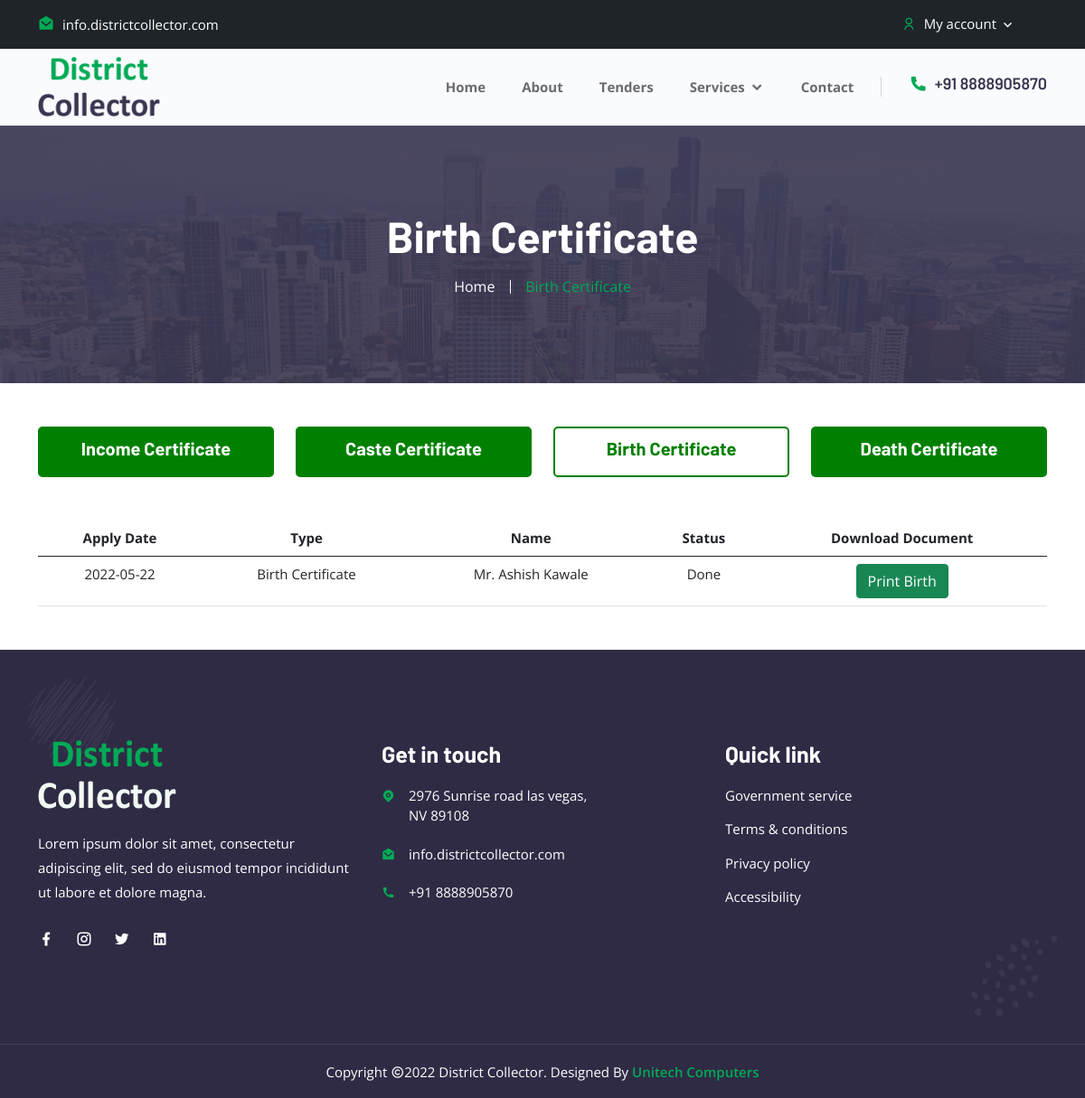
Screenshot of /birthdetails.php (signed in) with the database file from the repository.
### tables this page shows
CREATE TABLE `tbl_birth` (
  `id` int(255) NOT NULL,
  `user_id` varchar(500) NOT NULL,
  `type` varchar(500) NOT NULL,
  `salutation` varchar(500) NOT NULL,
  `name` varchar(500) NOT NULL,
  `fsalutation` varchar(500) NOT NULL,
  `fname` varchar(500) NOT NULL,
  `dob` date NOT NULL,
  `birthtime` varchar(500) NOT NULL,
  `birthplace` varchar(500) NOT NULL,
  `gender` varchar(500) NOT NULL,
  `address` varchar(500) NOT NULL,
  `street` varchar(500) NOT NULL,
  `section` varchar(500) NOT NULL,
  `building` varchar(500) NOT NULL,
  `landmark` varchar(500) NOT NULL,
  `district` varchar(500) NOT NULL,
  `taluka` varchar(500) NOT NULL,
  `village` varchar(500) NOT NULL,
  `pincode` varchar(500) NOT NULL,
  `phoneno` varchar(500) NOT NULL,
  `panno` varchar(500) NOT NULL,
  `aadhaar` varchar(500) NOT NULL,
  `paadhaarpic` varchar(500) NOT NULL,
  `pbirth` varchar(500) NOT NULL,
  `birthletter` varchar(500) NOT NULL,
  `marriage` varchar(500) NOT NULL,
  `agreement` varchar(500) NOT NULL,
  `status` varchar(500) NOT NULL,
  `added_on` date NOT NULL
);

### birthdetails.php (the view, shortened to what this page needs)
<?php
require('connection.php');
?>
<!doctype html>
<html lang="zxx">
<head>
		<link rel="stylesheet" href="assets/css/bootstrap.min.css">
		<link rel="stylesheet" href="assets/css/owl.theme.default.min.css">
		<link rel="stylesheet" href="assets/css/owl.carousel.min.css">
		<link rel="stylesheet" href="assets/css/remixicon.css">
		<link rel="stylesheet" href="assets/css/flaticon.css">
		<link rel="stylesheet" href="assets/css/meanmenu.min.css">
		<link rel="stylesheet" href="assets/css/animate.min.css">
		<link rel="stylesheet" href="assets/css/magnific-popup.min.css">
		<link rel="stylesheet" href="assets/css/odometer.min.css">
		<link rel="stylesheet" href="assets/css/date-picker.min.css">
		<link rel="stylesheet" href="assets/css/style.css">
		<link rel="stylesheet" href="assets/css/responsive.css">
		<link rel="stylesheet" type="text/css" href="https://cdnjs.cloudflare.com/ajax/libs/font-awesome/5.15.3/css/all.min.css">
    <link rel="stylesheet" type="text/css" href="https://cdnjs.cloudflare.com/ajax/libs/font-awesome/5.15.3/css/brands.min.css">
    <link rel="stylesheet" type="text/css" href="https://cdnjs.cloudflare.com/ajax/libs/font-awesome/5.15.3/css/fontawesome.min.css">
    </head>
    <body>
		<header class="header-area">
			<div class="top-header">
				<div class="container">
					<div class="row align-items-center">
						<div class="col-lg-6 col-md-6">
							<ul class="header-left-content">
								<li>
									<a href="https://templates.envytheme.com/cdn-cgi/l/email-protection#5e373038311e2937353730703d3133">
										<i class="ri-mail-open-fill"></i>
										<span class="__cf_email__" >info.districtcollector.com</span>
									</a>
								</li>
							</ul>
						</div>
						<div class="col-lg-6 col-md-6">
							<div class="header-right-content">
										<?php
											if($_SESSION['USER_LOGIN']){?>
											<ul class="my-account">
											<li>
												<a href="#" class="dropdown-control">
													<i class="ri-user-line"></i>
													My account
													<i class="ri-arrow-down-s-line"></i>
												</a>
											</li>
										</ul>
										<?php }
										?>
							</div>
						</div>
					</div>
				</div>
			</div>
			<div class="navbar-area">
                <div class="desktop-nav">
                    <div class="container">
                        <nav class="navbar navbar-expand-md navbar-light">
                            <a class="navbar-brand" href="index.php">
                                <img src="assets/images/logo.png" alt="logo">
                            </a>
                            <div class="collapse navbar-collapse mean-menu" id="navbarSupportedContent">
                                <ul class="navbar-nav">
									<li class="nav-item">
										<a href="index.php" class="nav-link">
											Home
										</a>
									</li>
									<li class="nav-item">
										<a href="about.php" class="nav-link">About</a>
									</li>
									<li class="nav-item">
										<a href="projects.php" class="nav-link">
											Tenders
										</a>
									</li>
									<li class="nav-item">
										<a href="#" class="nav-link">
											Services
											<i class="ri-arrow-down-s-line"></i>
										</a>
									</li>
                                    <li class="nav-item">
										<a href="contact.php" class="nav-link">Contact</a>
									</li>
                                </ul>
                                <div class="others-options">
									<ul>
										<li>
											<a href="tel:+1-(514)-312-5678" class="call">
												<i class="ri-phone-fill"></i>
												+91 8888905870
											</a>
										</li>
									</ul>
                                </div>
                            </div>
                        </nav>
                    </div>
				</div>
            </div>
		</header>
		<div class="page-title-area bg-20">
			<div class="container">
				<div class="page-title-content">
					<h2>Birth Certificate</h2>
					<ul>
						<li>
							<a href="#">
								Home
							</a>
						</li>
						<li class="active">Birth Certificate</li>
					</ul>
				</div>
			</div>
		</div>
		<div class="documents">
            <div class="container">
                <div class="row">
                    <div class="col-lg-3 col-md-6">
                        <a href="incomedetails.php">
                            <div class="doc-content ">
                                <h5>
                                    Income Certificate
                                </h5>
                            </div>
                        </a>
                    </div>
                    <div class="col-lg-3 col-md-6">
                        <a href="castedetails.php">
                            <div class="doc-content ">
                                <h5>
                                    Caste Certificate
                                </h5>
                            </div>
                        </a>
                    </div>
                    <div class="col-lg-3 col-md-6">
                        <a href="birthdetails.php">
                            <div class="doc-content match">
                                <h5>
                                    Birth Certificate
                                </h5>
                            </div>
                        </a>
                    </div>
                    <div class="col-lg-3 col-md-6">
                        <a href="deathdetails.php">
                            <div class="doc-content">
                                <h5>
                                    Death Certificate
                                </h5>
                            </div>
                        </a>
                    </div>
                </div>
            </div>
        </div>
        <div class="document-details">
            <div class="container">
            <table class="table table-responsive">
                <thead>
                    <tr class="text-center">
                        <th scope="col">Apply Date</th>
                        <th scope="col">Type</th>
                        <th scope="col">Name</th>
                        <th scope="col">Status</th>
                        <th scope="col">Download Document</th>
                    </tr>
                </thead>
                <tbody>
                    <?php
                        $user_id = $_SESSION['USER_ID'];
                        $sql = "SELECT * FROM tbl_birth WHERE user_id='$user_id' order by id desc";
                        $res = mysqli_query($con,$sql);
                        while($row = mysqli_fetch_assoc($res)) {
                    ?>
                    <tr class="text-center">
                        <td><?php echo $row['added_on']?></td>
                        <td><?php echo $row['type']?></td>
                        <td><?php echo $row['salutation']?> <?php echo $row['name']?></td>
                        <td><?php echo $row['status']?></td>
                        <?php
                            if ($row['status']=='Done') {?>
                                <td><a href="birthprint.php?id=<?php echo $row['id']?>" class="btn btn-success" >Print Birth</a></td>
                         <?php  }else{?>
                                <td>Under Process</td>
                    </tr>
                    <?php } }?>
                </tbody>
                </table>
            </div>
        </div>
		<footer class="footer-area pt-100 pb-70">
			<div class="container">
				<div class="row">
					<div class="col-lg-4 col-md-6">
						<div class="single-footer-widget single-bg">
							<a href="index.html" class="logo">
								<img src="assets/images/white-logo.png" alt="Image">
							</a>
							<p>Lorem ipsum dolor sit amet, consectetur adipiscing elit, sed do eiusmod tempor incididunt ut labore et dolore magna.</p>
							<ul class="social-icon">
								<li>
									<a href="https://www.facebook.com/" target="_blank">
										<i class="ri-facebook-fill"></i>
									</a>
								</li>
								<li>
									<a href="https://www.instagram.com/" target="_blank">
										<i class="ri-instagram-line"></i>
									</a>
								</li>
								<li>
									<a href="https://twitter.com/" target="_blank">
										<i class="ri-twitter-fill"></i>
									</a>
								</li>
								<li>
									<a href="https://twitter.com/" target="_blank">
										<i class="ri-linkedin-box-fill"></i>
									</a>
								</li>
							</ul>
						</div>
					</div>
					<div class="col-lg-4 col-md-6">
						<div class="single-footer-widget">
							<h3>Get in touch</h3>
							<ul class="address">
								<li>
									<i class="ri-map-pin-fill"></i>
									2976 Sunrise road las vegas, <br> NV 89108
								</li>
								<li>
									<i class="ri-mail-open-fill"></i>
									<a href="mailto:info.districtcollector.com"><span class="__cf_email__" >info.districtcollector.com</span></a>
								</li>
								<li class="location">
									<i class="ri-phone-fill"></i>
									<a href="tel:+1-(514)-312-5678">+91 8888905870</a>
								</li>
							</ul>
						</div>
					</div>
					<div class="col-lg-4 col-md-6">
						<div class="single-footer-widget">
							<h3>Quick link</h3>
							<ul class="import-link">
								<li>
									<a href="#">Government service</a>
								</li>
								<li>
									<a href="#">Terms & conditions</a>
								</li>
								<li>
									<a href="#">Privacy policy</a>
								</li>
								<li>
									<a href="#">Accessibility</a>
								</li>
							</ul>
						</div>
					</div>
				</div>
			</div>
			<div class="shape footer-shape-1">
				<img src="assets/images/footer-shape-1.png" alt="Image">
			</div>
			<div class="shape footer-shape-2">
				<img src="assets/images/footer-shape-2.png" alt="Image">
			</div>
		</footer>
		<div class="copy-right-area">
			<div class="container">
				<p>
					Copyright <i class="ri-copyright-line"></i>2022 District Collector. Designed By
					<a href="#">Unitech Computers</a>
				</p>
			</div>
		</div>
    </body>
</html>

### rows the page displays
tbl_birth: added_on "2022-05-22", type "Birth Certificate", salutation "Mr.", name "Ashish Kawale", status "Done"
